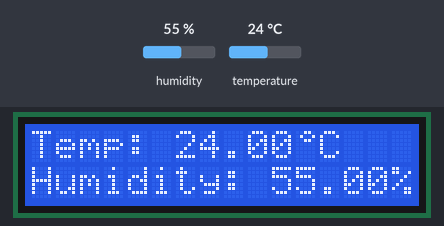
Bench run of a sketch on a simulated Arduino Uno, built with avr-gcc and run on an emulated ATmega328P. Shown: 16×2 character LCD. The test bench sets the inputs (shaded band); at power-on: humidity 55 %, temperature 24 °C. The local clock reads 2024-03-15 10:24:30 at power-on unless the sketch sets it; what the sketch prints to the serial monitor is not drawn.

Above: at 3.9 s.
4.0 s: humidity set to 22 %
At 8.0 s:
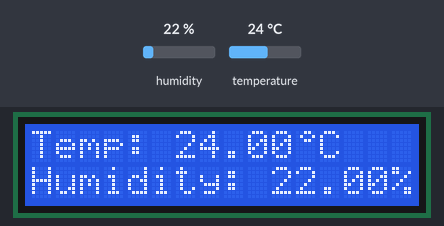
14.0 s: temperature set to 12 °C
At 15.9 s:
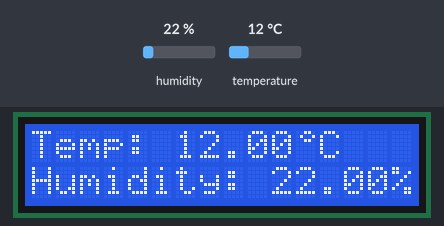
19.5 s: humidity set to 40 %
At 21.0 s:
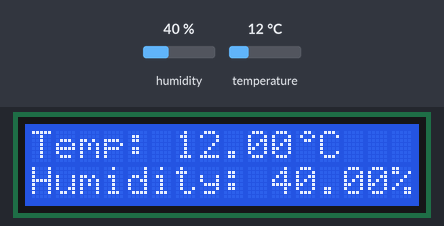
25.0 s: temperature set to 19 °C
At 28.9 s:
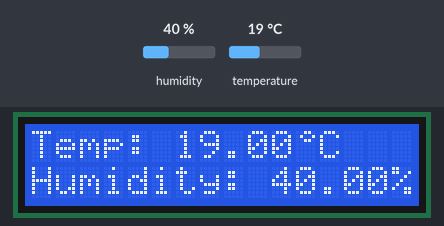
Timing chart, 0 to 30.4 s (numbered marks = the images above; inputs shaded):
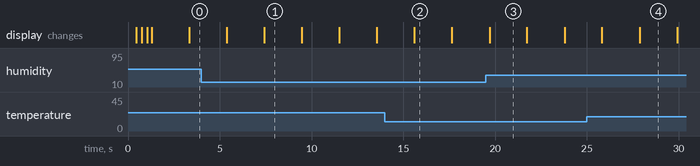

Measured:
- what the display in image 1 shows lasts 2.1 s, from 7.4 s to 9.5 s

The sketch:

ClockHumidityTemperatureProject.ino
```cpp
// Бібліотека датчика DHT
#include <DHT.h>

// Бібліотека LCD по I2C
#include <LiquidCrystal_I2C.h>

// Бібліотека шини I2C
#include <Wire.h>

// Бібліотека інтерфейсу
// ThreeWire
#include <ThreeWire.h>

// Бібліотека годинника
// реального часу DS1302
#include <RtcDS1302.h>

// Пін підключення DHT11
#define DHTPIN 2

// Тип датчика
#define DHTTYPE DHT11

// Створюємо об'єкт DHT11
DHT dht(DHTPIN, DHTTYPE);

// Створюємо LCD 16x2
// Адреса дисплея 0x27
LiquidCrystal_I2C lcd(0x27, 16, 2);

// Підключення DS1302
// DAT -> D7
// CLK -> D6
// RST -> D8
ThreeWire myWire(7, 6, 8);

// Створюємо об'єкт DS1302
RtcDS1302<ThreeWire> Rtc(myWire);

// Символ заповнення 20%
byte p20[8] = {
  B10000,
  B10000,
  B10000,
  B10000,
  B10000,
  B10000,
  B10000,
  B10000,
};

// Символ заповнення 40%
byte p40[8] = {
  B11000,
  B11000,
  B11000,
  B11000,
  B11000,
  B11000,
  B11000,
  B11000,
};

// Символ заповнення 60%
byte p60[8] = {
  B11100,
  B11100,
  B11100,
  B11100,
  B11100,
  B11100,
  B11100,
  B11100,
};

// Символ заповнення 80%
byte p80[8] = {
  B11110,
  B11110,
  B11110,
  B11110,
  B11110,
  B11110,
  B11110,
  B11110,
};

// Символ заповнення 100%
byte p100[8] = {
  B11111,
  B11111,
  B11111,
  B11111,
  B11111,
  B11111,
  B11111,
  B11111,
};

// Символ градуса
byte degree[8] = {
  B00110,
  B01001,
  B00110,
  B00000,
  B00000,
  B00000,
  B00000,
  B00000,
};

void setup() {

  // Запускаємо Serial Monitor
  Serial.begin(9600);

  // Запускаємо DHT11
  dht.begin();

  // Ініціалізація LCD
  lcd.init();

  // Вмикаємо підсвічування
  lcd.backlight();

  // Виводимо привітання
  lcd.print("Hello to Display");

  // Записуємо символи
  // у пам'ять LCD
  lcd.createChar(0, p20);
  lcd.createChar(1, p40);
  lcd.createChar(2, p60);
  lcd.createChar(3, p80);
  lcd.createChar(4, p100);
  lcd.createChar(5, degree);

  // Очищаємо дисплей
  lcd.clear();

  // Повідомлення запуску
  lcd.print("    Load   ");

  // Невелика затримка
  delay(200);

  // Малюємо індикатор
  // завантаження
  for (int i = 0; i < 16; i++) {

    // Заповнюємо символ
    // поетапно
    for (int j = 0; j < 5; j++) {

      // Позиція символу
      lcd.setCursor(i, 1);

      // Виведення символу
      lcd.write(j);

      // Затримка анімації
      delay(10);
    }
  }

  // Ініціалізація DS1302
  Rtc.Begin();

  // Створюємо дату та час
  // компіляції скетча
  RtcDateTime currentTime =
    RtcDateTime(__DATE__, __TIME__);

  // Записуємо дату
  // і час у DS1302
  Rtc.SetDateTime(currentTime);

  // Виводимо дату
  // компіляції
  Serial.println(__DATE__);

  // Виводимо час
  // компіляції
  Serial.println(__TIME__);
}

void loop() {

  // Оновлення кожні
  // 2 секунди
  delay(2000);

  // Очищаємо дисплей
  lcd.clear();

  // Виводимо температуру
  // та вологість
  printTempHumidity();

  // Чекаємо 2 секунди
  delay(2000);

  // Очищаємо дисплей
  lcd.clear();

  // Виводимо дату
  // та час
  printDateTime();
}

// Зчитування температури
// та вологості
void printTempHumidity() {

  // Зчитуємо вологість
  float h = dht.readHumidity();

  // Зчитуємо температуру
  float t = dht.readTemperature();

  // Якщо дані не отримано
  if (isnan(h) || isnan(t)) {

    // Початок рядка
    lcd.setCursor(0, 0);

    // Повідомлення
    // про помилку
    lcd.print("Failed to read");

    return;
  }

  // Виводимо температуру
  printTemperature(t);

  // Виводимо вологість
  printHumidity(h);
}

// Виведення температури
void printTemperature(float t) {

  // Початок першого рядка
  lcd.setCursor(0, 0);

  lcd.print(F("Temp: "));

  // Значення температури
  lcd.print(t);

  // Символ градуса
  lcd.write(5);

  // Літера C
  lcd.print("C");
}

// Виведення вологості
void printHumidity(float h) {

  // Початок другого рядка
  lcd.setCursor(0, 1);

  lcd.print(F("Humidity: "));

  // Значення вологості
  lcd.print(h);

  // Символ %
  lcd.print("%");
}

// Отримання дати
// та часу
void printDateTime() {

  // Зчитуємо дані
  RtcDateTime now =
    Rtc.GetDateTime();

  // Виводимо дату
  printDate(now);

  // Виводимо час
  printTime(now);
}

// Якщо число менше 10,
// додаємо нуль
void print2digits(int value) {

  if (value < 10) {
    lcd.print("0");
  }

  lcd.print(value);
}

// Виведення дати
void printDate(RtcDateTime now) {

  // Початок першого рядка
  lcd.setCursor(0, 0);

  lcd.print("Date: ");

  // День
  print2digits(now.Day());

  lcd.print("/");

  // Місяць
  print2digits(now.Month());

  lcd.print("/");

  // Рік
  lcd.print(now.Year());
}

// Виведення часу
void printTime(RtcDateTime now) {

  // Початок другого рядка
  lcd.setCursor(0, 1);

  lcd.print("Time: ");

  // Години
  print2digits(now.Hour());

  lcd.print(":");

  // Хвилини
  print2digits(now.Minute());

  lcd.print(":");

  // Секунди
  print2digits(now.Second());
}
```
